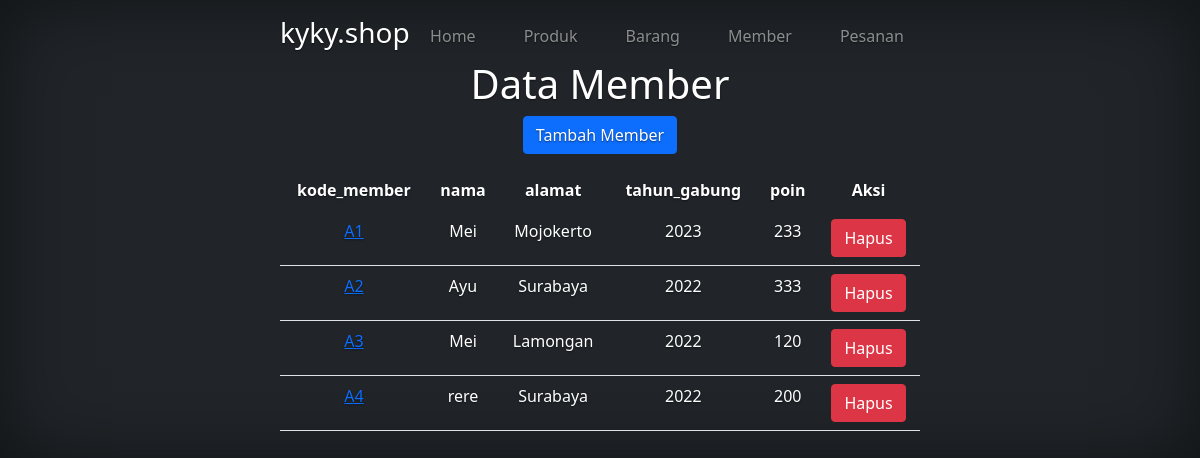
Page /member/ on the committed database.
### kelas/models.py (models this page shows, shortened)
class member(models.Model):
    kode_member = models.CharField(max_length=10)
    nama = models.CharField(max_length=100)
    alamat = models.CharField(max_length=120)
    tahun_gabung = models.CharField(max_length=20)
    poin = models.IntegerField()

### kelas/views.py (the view)
# urls.py: path('member/', Member, name='member'),
def Member(request):
    Members=member.objects.all()
    konteks={
        'Members':Members,
    }
    return render(request, 'member.html',konteks)

### kelas/templates/member.html (shortened to what this page needs)
{%load static%}
{%block content%}
<!doctype html>
<html lang="en">
  <head>
    <link href="https://cdn.jsdelivr.net/npm/bootstrap@5.2.2/dist/css/bootstrap.min.css" rel="stylesheet">
  </head>
  <head>
    <link rel="stylesheet" href="{% static 'css/bootstrap.css' %}">
    <link href="{% static 'css/cover.css' %}" rel="stylesheet">
  </head>
  <body class="d-flex h-100 text-center text-white bg-dark">
    <div class="cover-container d-flex w-100 h-100 p-3 mx-auto flex-column">
      <header class="mb-auto">
        <div>
          <h3 class="float-md-start mb-0">kyky.shop</h3>
          <nav class="nav nav-masthead justify-content-center float-md-end">
            <a class="nav-link " aria-current="page" href="{%url 'home'%}">Home</a>
            <a class="nav-link" href="{%url 'produk'%}">Produk</a>
            <a class="nav-link" href="{%url 'vbrg'%}">Barang</a>
            <a class="nav-link" href="{%url 'member'%}">Member</a>
            <a class="nav-link" href="{%url 'pesanan'%}">Pesanan</a>
          </nav>
        </div>
      </header>
  <body>
    <h1>Data Member</h1>
    <p><a href="{% url 'add_member' %}" class="btn btn-primary">Tambah Member</a></p>
    <table class="table">
        <thead>
          <tr>
            <th scope="col"><font color="white">kode_member</font></th>
            <th scope="col"><font color="white">nama</font></th>
            <th scope="col"><font color="white">alamat</font></th>
            <th scope="col"><font color="white">tahun_gabung</font></th>
            <th scope="col"><font color="white">poin</font></th>
            <th><font color="white">Aksi</font></th>
          </tr>
        </thead>
        <tbody>
            {%for Member in Members%}
          <tr>
            <td><a href="{% url 'ubah_member' Member.id %}">{{ Member.kode_member }}</a></td>
            <td><font color="white">{{ Member.nama }}</font></td>
            <td><font color="white">{{ Member.alamat }}</font></td>
            <td><font color="white">{{ Member.tahun_gabung }}</font></td>
            <td><font color="white">{{ Member.poin }}</font></td>
            <td><button type="button" class="btn btn-danger" data-bs-toggle="modal"
              data-bs-target="#delete-{{ Member.id }}">Hapus</button></td>
          </tr>
         {% endfor %}
        </tbody>
      </table>
  </body>
</html>
{%endblock%}

### static/css/cover.css (style rules this page uses)
body { text-shadow: 0 .05rem .1rem rgba(0, 0, 0, .5); box-shadow: inset 0 0 5rem rgba(0, 0, 0, .5); }
.cover-container { max-width: 42em; }
.nav-masthead .nav-link { color: rgba(255, 255, 255, .5); border-bottom: .25rem solid transparent; }
.nav-masthead .nav-link + .nav-link { margin-left: 1rem; }

### rows in the picture
member: kode_member "A1", nama "Mei", alamat "Mojokerto", tahun_gabung "2023", poin "233"
member: kode_member "A2", nama "Ayu", alamat "Surabaya", tahun_gabung "2022", poin "333"
member: kode_member "A3", nama "Mei", alamat "Lamongan", tahun_gabung "2022", poin "120"
member: kode_member "A4", nama "rere", alamat "Surabaya", tahun_gabung "2022", poin "200"
